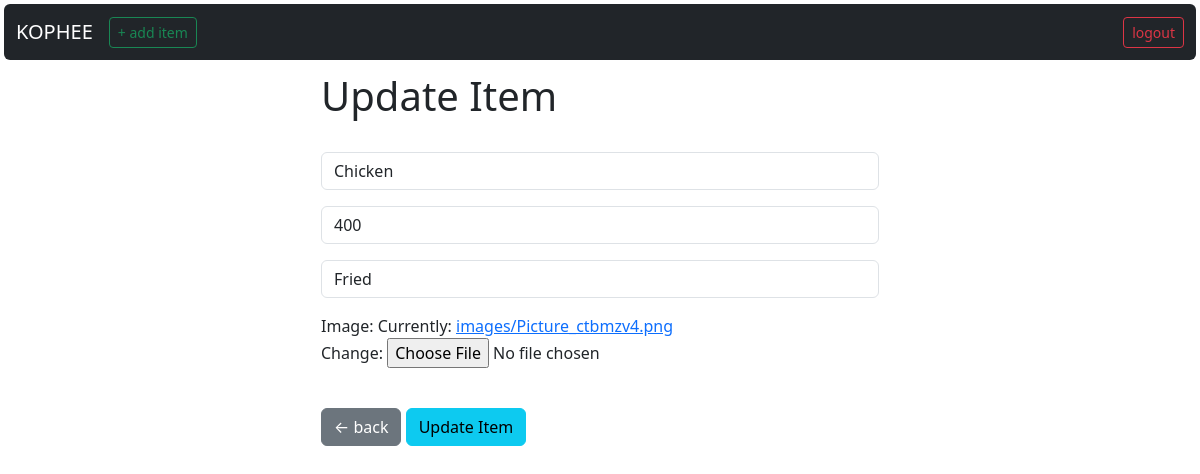
The page /update_item/8 (signed in) on the database its author committed.
### menu/models.py (models this page shows, shortened)
class Menu(models.Model):
    item = models.CharField(max_length=50)
    price = models.IntegerField()
    description = models.CharField(max_length=200)
    image = models.ImageField(upload_to='images', default='')

### menu/views.py (the view)
# urls.py: path('update_item/<int:pk>', views.update_item, name='update_item'),
def update_item(request, pk):
    if request.user.is_authenticated:
        current_item = Menu.objects.get(id=pk)
        form = AddItemForm(request.POST or None, request.FILES or None, instance=current_item)
        if form.is_valid():
            form.save()
            messages.success(request, "Item updated successfully")
            return redirect('home')
        return render(request, 'update_item.html', {'form': form, 'current_item': current_item})
    else:
        messages.success(request, "You must be logged in to update an item ...")
        return redirect('home')

### menu/forms.py
class AddItemForm(forms.ModelForm):
    item = forms.CharField(required=True, widget=forms.widgets.TextInput(attrs={'placeholder':'Item Name', "class":'form-control'}), label='')
    price = forms.CharField(required=True, widget=forms.widgets.TextInput(attrs={'placeholder':'Item Price', "class":'form-control'}), label='')
    description = forms.CharField(required=True, widget=forms.widgets.TextInput(attrs={'placeholder':'Item Description', "class":'form-control'}), label='')
    image = forms.ImageField(required=True)
    class Meta:
        model = Menu
        exclude = ('user',)

### menu/templates/update_item.html (shortened to what this page needs)
{% extends 'base.html' %}
{% block content %}
<div class="col-md-6 offset-md-3">
  <h1>Update Item</h1>
  <br />
  <form method="POST" enctype='multipart/form-data'>
    {{ form.as_p }}
    <br />
    <a href="{% url 'menu_item' current_item.id %}" class="btn btn-secondary">← back</a>
    <button type="submit" class="btn btn-info">Update Item</button>
  </form>
</div>
{% endblock %}

### rows shown on the page
Menu: item "Chicken", price "400", description "Fried"
